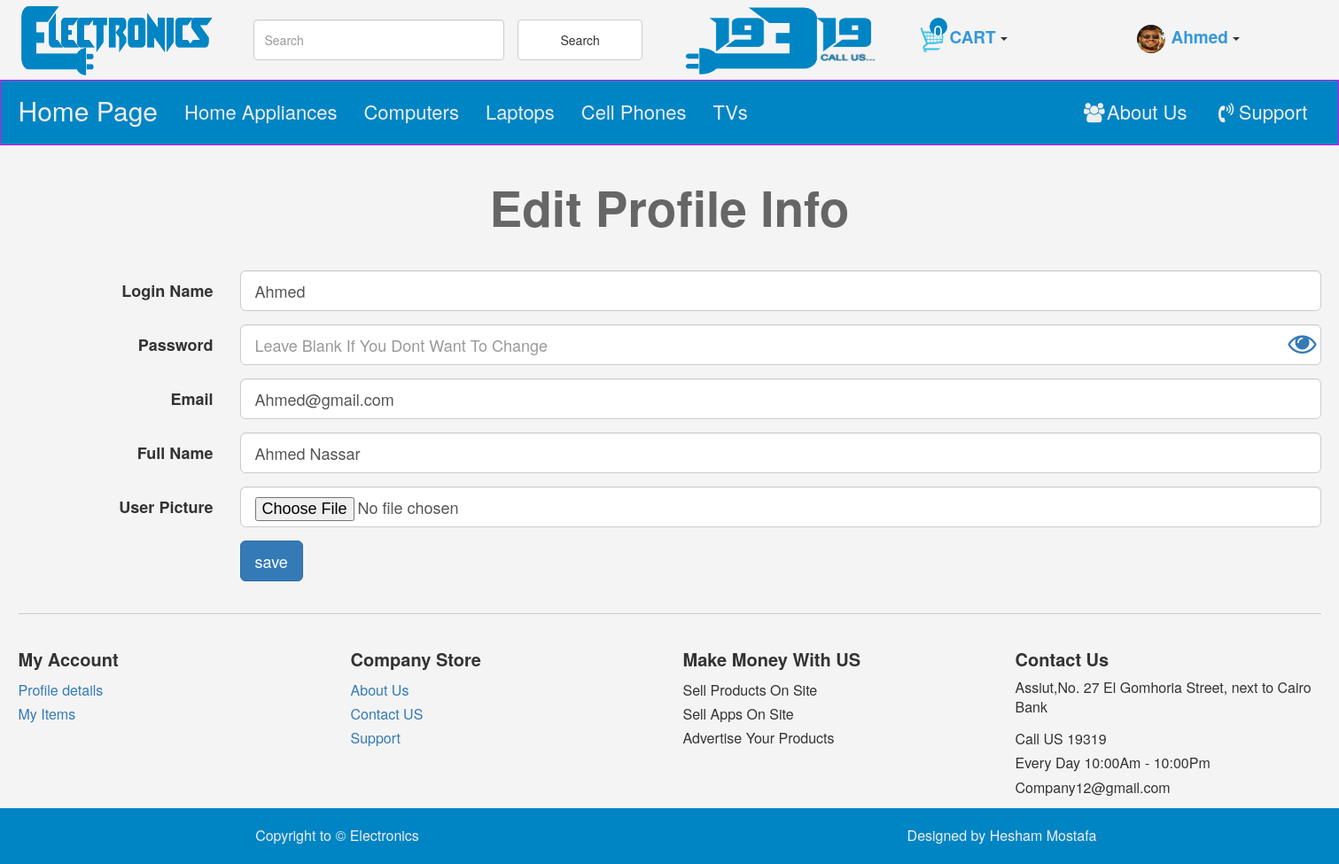
Screenshot of /editprofile.php (signed in) with the database file from the repository.
### tables this page shows
CREATE TABLE `users` (
  `UserId` int(11) NOT NULL COMMENT 'to identify user',
  `UserName` varchar(255) NOT NULL COMMENT 'user to login',
  `Password` varchar(255) NOT NULL COMMENT 'password to login',
  `Email` varchar(255) NOT NULL,
  `FullName` varchar(255) DEFAULT NULL,
  `GroupId` int(11) NOT NULL DEFAULT 0 COMMENT 'ideintify user group',
  `truststatus` int(11) NOT NULL DEFAULT 0 COMMENT 'seller rank',
  `Regstatus` int(11) NOT NULL DEFAULT 0 COMMENT 'user approval',
  `Date` date NOT NULL,
  `Avatar` varchar(255) DEFAULT NULL
);

CREATE TABLE `categories` (
  `Id` int(11) NOT NULL,
  `Name` varchar(255) NOT NULL,
  `Describtion` text NOT NULL,
  `Parent` int(11) NOT NULL,
  `Ordering` int(11) NOT NULL,
  `Visibility` tinyint(4) NOT NULL DEFAULT 0,
  `Allow_Comment` tinyint(4) NOT NULL DEFAULT 0,
  `Allow_Ads` tinyint(4) NOT NULL DEFAULT 0
);

### in.php (called while the page is built, shortened)
<?php
	include "admin/connect.php";
	$tpl='include/templates/';
	$func="include/functions/";
	$css="layout/css/";
	include $func."functions.php";
	include $tpl."header.php";
 ?>

### include/functions/functions.php (called while the page is built, shortened)
<?php
	function GetAllFrom($field,$table,$where=null,$and=null,$orderby="id",$ordering='DESC'){
		global $connect;
		$GetAll=$connect->prepare("SELECT $field FROM $table  $where $and order by $orderby $ordering");
		$GetAll->execute();
		$All=$GetAll->fetchAll();
		return $All;
	}
	function countItem($item,$table,$where=null){
		global $connect;
		$statment=$connect->prepare("select count($item) from $table $where");
		$statment->execute();
		return $statment->fetchColumn();
	}
?>

### editprofile.php (the view, shortened to what this page needs)
<?php
	include "in.php";
	if (isset($_SESSION['userperson'])) {
		$do="";
		if (isset($_GET['do'])) {
			$do=$_GET['do'];
		}else{
			$do='Edit';
		}
		if ($do=='Edit') {
			$stmt=$connect->prepare("select * from users where UserId=? limit 1");
			$stmt->execute(array($_SESSION["userperson_id"]));
			$row=$stmt->fetch();
			$count=$stmt->rowCount();
			if ($count>0) {
?>
			<h1 class="text-center">Edit Profile Info</h1>
			<div class="container">
				<form class="form-horizontal main-form" action="?do=Update" method="POST" enctype="multipart/form-data">
					<div class="form-group form-group-lg">
						<label class="col-md-2 control-label">Login Name</label>
						<div class="col-md-10">
							<input type="text" name="name" class="form-control" autocomplete="off" required="required" placeholder="New Login Name" value="<?php Echo $row['UserName']?>">
						</div>
					</div>
					<div class="form-group form-group-lg">
						<label class="col-md-2 control-label">Password</label>
						<div class="col-md-10">
							<input type="password" name="newpassword" class="password form-control" autocomplete="new-password" placeholder="Leave Blank If You Dont Want To Change">
							<i class="show-pass profile fa fa-eye fa-2x"></i>
						</div>
					</div>
						<div class="form-group form-group-lg">
							<label class="col-md-2 control-label">Email</label>
							<div class="col-md-10">
								<input type="email" name="email" class="form-control" required="required" value="<?php echo $row['Email']?>">
							</div>
						</div>
						<div class="form-group form-group-lg">
							<label class="col-md-2 control-label">Full Name</label>
							<div class="col-md-10">
								<input type="text" name="full" class="form-control" required="required" value="<?php echo $row['FullName']?>">
							</div>
						</div>
						<div class="form-group form-group-lg">
							<label class="col-md-2 control-label">User Picture</label>
							<div class="col-md-10">
								<input type="file" name="avatar" class="form-control">
							</div>
						</div>
						<div class="form-group">
							<div class="col-md-offset-2 col-md-10">
								<input type="submit" value="save" class="btn btn-primary btn-lg">
							</div>
						</div>
				</form>
			</div>
<?php
			}else{
			Echo "<div class='container'>";
				$themsg= "<div class='alert alert-succes'>This Is Not Login Person</div>";
				redirectHome($themsg);
			Echo "</div>";
			}
		}
	include $tpl."footer.php";
	}else{
		header("location:index.php");
		exit();
	}
?>

### include/templates/header.php (shortened to what this page needs)
<html>
        <link rel="stylesheet" type="text/css" href="<?php echo $css; ?>bootstrap.min.css">
        <link rel="stylesheet" type="text/css" href="<?php echo $css; ?>font-awesome.min.css">
        <link rel="stylesheet" type="text/css" href="<?php echo $css; ?>zoom-main.css">
		<link rel="stylesheet" type="text/css" href="<?php echo $css; ?>jquery-ui.css">
        <link rel="stylesheet" type="text/css" href="<?php echo $css; ?>jquery.selectBoxIt.css">
		<link rel="stylesheet" type="text/css" href="<?php echo $css; ?>front.css">
    <body>
    	<div class="upper-bar">
    		<div class="container">
				<div class="row">
					<div class="col-xs-4 col-sm-2">
						<div class="logo-img">
							<img src="layout/images/project_logo.png" class="img-responsive" alt="Logo Image">
						</div>
					</div>
					<div class="col-sm-4 hidden-xs">
						<div class="row">
							<div class="form">
								<form class="navbar-form row search-form" role="search" method="POST" action="index.php?do=search">
										<div class="form-group col-xs-8">
											<input type="text" class="form-control search" placeholder="Search" autocomplete="off" name="search">
										</div>
										<div class="form-group col-xs-4">
											<button type="submit" class="btn btn-default search-btn">Search</button>
										</div>
								</form>
							</div>
						</div>
					</div>
					<div class="col-sm-2 hidden-xs">
						<div class="callus-img">
							<img src="layout\images\call_us.png" class="img-responsive" alt="call us Image">
						</div>
					</div>
					<div class="col-xs-4 col-sm-2">
						<div class="shopping-cart">
							<?php
							if(isset($_SESSION["userperson"])){
								$userid=$_SESSION["userperson_id"];
								$count=countItem("User_Id","cart_items","where User_Id=$userid");
									if($count>0){
										Echo "<span class='btn btn-default dropdown-toggle' data-toggle='dropdown'>";
											Echo "<img class='my-img img-circle' src='layout/images/shopping-cart.png' alt=''/>";
											Echo"<span class='count'>$count</span>";
											Echo "<span class='cart'>";
												Echo  "CART";
											Echo"</span>";
											Echo "<span class='caret'></span>";
										Echo "</span>";
										$stmt=$connect->prepare("SELECT items.*,cart_items.*
											from items
											INNER JOIN cart_items
											on items.Item_Id=cart_items.Item_Id
											where
												cart_items.User_Id=?
											order by
												cart_items.Id desc
										");
										$stmt->execute(array($userid));
										$rows=$stmt->fetchAll();
										?>
										<div class="dropdown-menu cart-dropdown">
											<?php
											if (!empty($rows)) {
												foreach ($rows as $row) {
													echo "<div class='container-fluid'>";
														Echo "<div class='row'>";
															echo "<div class='col-xs-4'>";
																echo "<div class='cart-thumbnails'>";
																	if (empty($row['Avatar'])) {
																		Echo "<img class='img-responsive img-thumbnail center-block' style='max-height:250px; max-width:300px;' src='admin/uploads/avatars/itemsavatars/im.png' alt=''/>";
																	}else{
																		Echo "<img class='img-responsive img-thumbnail center-block' style='max-height:250px;max-width:300px;' src='admin\uploads\avatars\itemsavatars\\".$row['Item_Id']."\\".$row['Avatar']."'alt=''/>";
																	}
																echo "</div>";
															echo "</div>";
															echo "<div class='col-xs-8'>";
																echo "<div>";
																	echo $row['Name'];
																echo "</div>";
																echo "<div>";
																	echo "<span>";
																		echo $row['Required_Quantity'];
																	echo "</span>";
																	echo "<span> * </span>";
																	echo $row['Price'];
																echo "</div>";
															echo "</div>";
														echo "</div>";
														echo "<div role='separator' class='divider'></div>";
													echo "</div>";
												}
											}
											?>
											<div class='container-fluid'>
												<div class="row">
													<div class="col-xs-6">
														<div class="cart-button">
														<a href='shopping_cart.php' class='btn btn-success'>View Cart</a>
														</div>
													</div>
													<div class="col-xs-6 pull-right">
														<div class="cart-button">
															<a href='checkout.php' class='btn btn-primary'><i class='fa fa-check'></i>Checkout</a>
														</div>
													</div>
												</div>
											</div>
										</div>
										<?php
										$userstatus=checkuserstatus($sessionuser);
										if($userstatus==1){
										}
									}else{
										Echo "<span class='btn btn-default dropdown-toggle' data-toggle='dropdown'>";
											Echo "<img class='my-img img-circle' src='layout/images/shopping-cart.png' alt=''/>";
											Echo"<span class='count'>0</span>";
											Echo "<span class='cart'>";
												Echo  "CART";
											Echo"</span>";
											Echo "<span class='caret'></span>";
										Echo "</span>";
									}
					} ?>
						</div>
					</div>
					<div class="col-xs-4 col-sm-2">
						<div class="account">
							<?php
							if(isset($_SESSION["userperson"])){
								$stmt=$connect->prepare("select * from users where UserName=?");
								$stmt->execute(array($_SESSION["userperson"]));
								$rows=$stmt->fetchAll();
								foreach ($rows as $row) {
									if (empty($row['Avatar'])) {
										Echo "<span class='btn btn-default dropdown-toggle' data-toggle='dropdown'>";
											Echo "<img class='my-img img-circle' src='admin/uploads/avatars/memberavatar/1.png' alt=''/>";
												Echo "<span class='vissible-name'>";
													Echo  $_SESSION['userperson'];
												Echo"</span>";
											Echo "<span class='caret'></span>";
										Echo "</span>";
									}else{
										Echo "<span class='btn btn-default dropdown-toggle' data-toggle='dropdown'>";
											Echo "<img class='my-img img-circle' src='admin\uploads\avatars\memberavatar\\".$row['UserId']."\\".$row['Avatar']."'alt=''/>";
												Echo "<span class='vissible-name'>";
													Echo  $_SESSION['userperson'];
												Echo"</span>";
											Echo "<span class='caret'></span>";
										Echo "</span>";
									}
								}
								?>
								<?php
						} ?>
						</div>
					</div>
				</div>
    		</div>
    	</div>
		<nav class="navbar navbar-inverse">
		  <div class="container">
		    <div class="navbar-header">
		      <a class="navbar-brand" href="index.php">Home <span>Page</span></a>
		    </div>
		    <div class="collapse navbar-collapse" id="app-nav">
		      <ul class="nav navbar-nav mr-auto">
<?php
				$categories=GetAllFrom("*","categories","where Parent=0","","Id","ASC") ;
			    foreach ($categories as $cat) {
					echo '<li><a href="categories.php?pageid='.$cat['Id'].'">'.$cat['Name'].'</a></li>';
			    }
?>
		      </ul>
			  <ul class="nav navbar-nav navbar-right mr-auto">
				  <li><a href="about-us.php"><i class="fa fa-users fa-fw"></i>About Us</a></li>
				  <li><a href="support.php"><i class="fa fa-volume-control-phone fa-fw"></i>Support</a></li>
			  </ul>
		    </div>
		  </div>
		</nav>

### layout/css/front.css (style rules this page uses)
body { background: #F4F4F4; font-size: 16px; }
h1 { font-size: 55px; margin:40px 0; font-weight: bold; color: #666; }
@media (min-width: 1200px) { .container { width: 1500px; } }
.show-pass { position: absolute; top: 32px; right: 8px; color: #337AB7; }
.show-pass.profile { position: absolute; top: 6px; right: 20px; color: #337AB7; }
.navbar { min-height: 71px; margin-bottom: 0; border-radius: 0; }
.navbar-brand { min-height: 71px; }
.navbar-inverse .navbar-nav > li { font-size: 18px; }
.navbar-inverse .navbar-nav > li > a { padding-top: 25px; padding-bottom: 25px; font-size: 22px; }
.navbar-inverse .navbar-brand { color:#bbb; font-size: 30px; line-height:37px; }
.navbar-inverse { background-color: #0085C4; border-color: #dd0ae9; }
.navbar-inverse .navbar-nav>li>a { color: #EEE; }
.navbar-inverse .navbar-brand { color: #EEE; }
.upper-bar .my-img { width: 32px; height: 32px; }
.upper-bar .logo-img img, .upper-bar .callus-img img { max-height: 90px; }
.upper-bar img { height: 100%; width: 100%; }
.form { margin: 0; height: 90px; max-height: 100%; max-width: 100%; }
.form .search-form { margin: auto; height: 46px; position: relative; top: 22px; }
.search-form .search, .search-form .search-btn { width: 100%; height: 46px; }
.search-form >div:nth-child(2) { padding-left: 0; }
.account, .shopping-cart { margin: 0; height: 90px; max-height: 100%; max-width: 100%; }
.account >span, .shopping-cart >span { margin: auto auto; height: 46px; position: relative; top: 22px; background: #F4F4F4; border: none; font-size: 19px; }
.account >span .vissible-name, .shopping-cart >span .cart { padding-left: 7px; padding-right: 5px; font-weight: bold; color: #3498db; }
.shopping-cart .count { position: absolute; width: 20px; height: 20px; color: #fff; left: 28px; bottom: 28px; background: #0085C4; border-radius: 50%; text-align: center; }

### rows the page displays
users: Avatar (picture), name "Ahmed", email "Ahmed@gmail.com", full "Ahmed Nassar"
categories: Name "Home Appliances"
categories: Name "Computers"
categories: Name "Laptops"
categories: Name "Cell Phones"
categories: Name "TVs"
